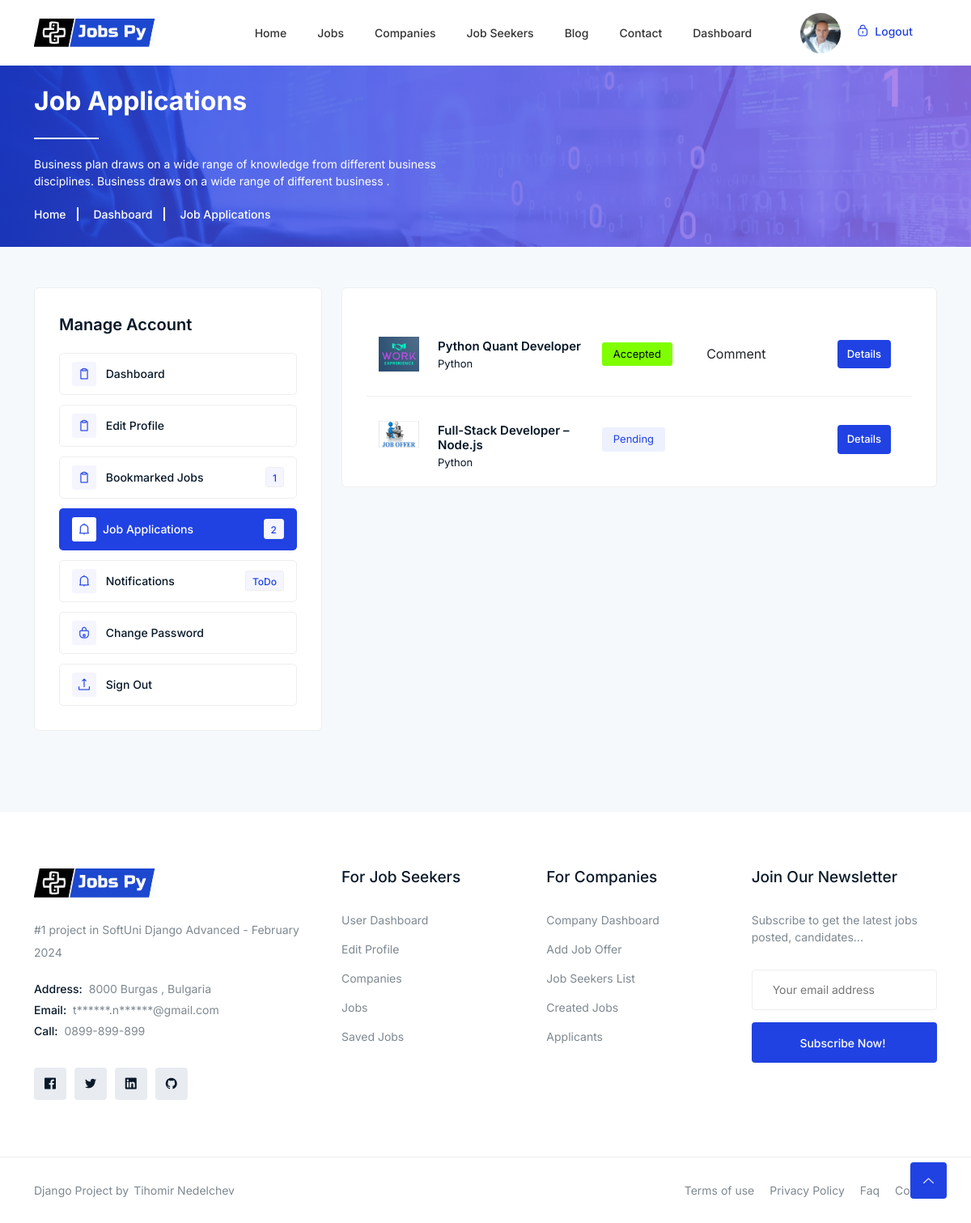
/jobseeker/apply-jobs/ (signed in), run on an earlier commit of the app's database.
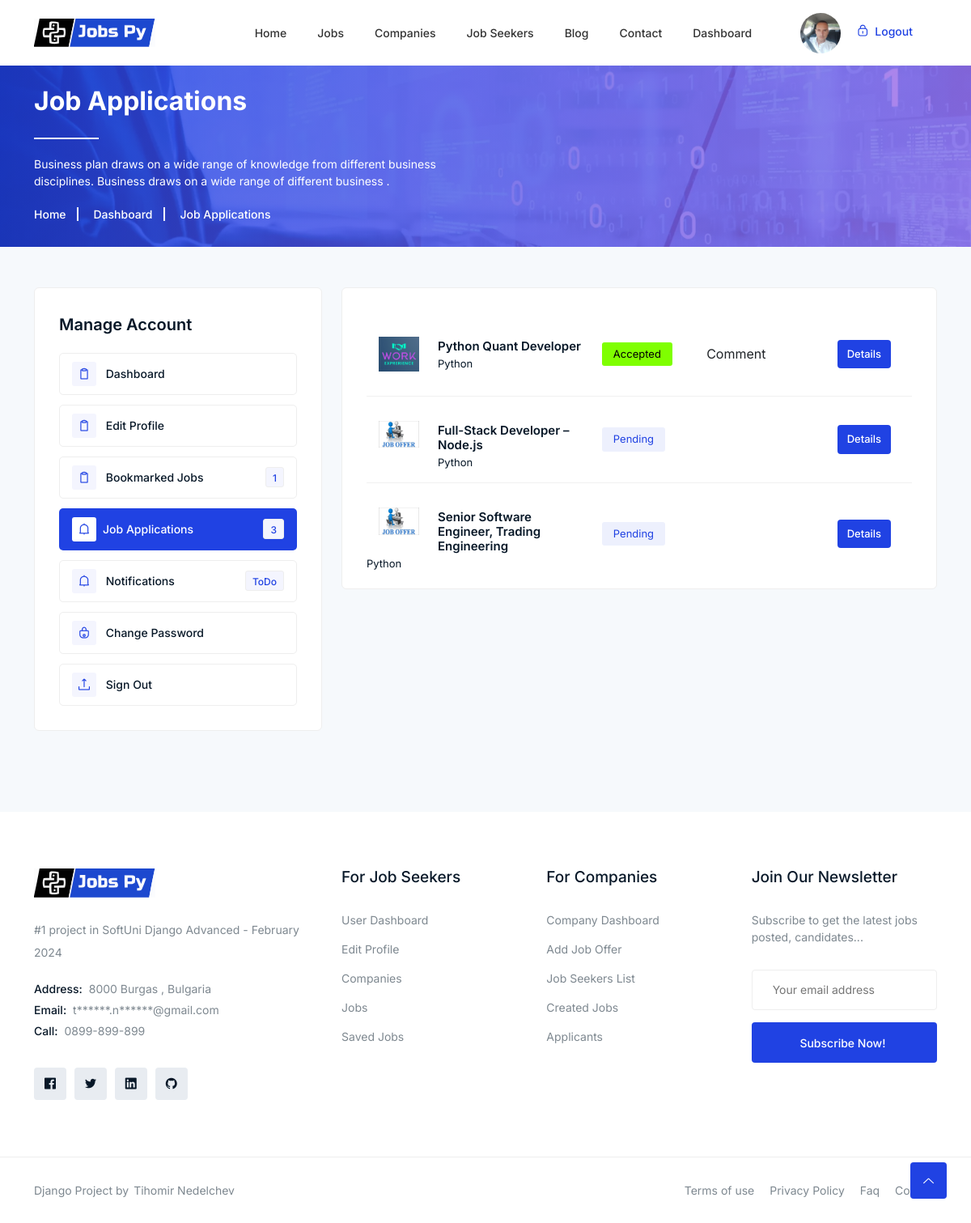
And on a later commit of the database.
### jobsPy/accounts/models.py (models this page shows)
class Account(AbstractBaseUser, PermissionsMixin):
    username = None
    ROLE_CHOICES = (
        ('jobseeker', 'Job Seeker'),
        ('company', 'Company'),
    )
    role = models.CharField(max_length=10, choices=ROLE_CHOICES)
    date_joined = models.DateTimeField(auto_now_add=True)
    last_login = models.DateTimeField(auto_now_add=True)
    email = models.EmailField(max_length=100, unique=True, null=False, blank=False)
    USERNAME_FIELD = 'email'
    EMAIL_FIELD = 'email'
    REQUIRED_FIELDS = []
    objects = AccountModel()
    is_staff = models.BooleanField(default=False)

### jobsPy/jobseekers/models.py (models this page shows)
class JobSeeker(models.Model):
    user = models.OneToOneField(UserModel, on_delete=models.CASCADE, primary_key=True)
    first_name = models.CharField(max_length=50, blank=False, null=False)
    last_name = models.CharField(max_length=50, blank=False, null=False)
    city = models.CharField(max_length=50, blank=False, null=False)
    nationality = models.CharField(max_length=50, blank=False, null=False)
    occupation = models.CharField(max_length=50, blank=False, null=False)
    seniority = models.ForeignKey(Seniority, on_delete=models.SET_NULL, blank=True, null=True)
    website = models.URLField(max_length=70, blank=True, null=True)
    linkedin = models.URLField(blank=False, null=False, max_length=50)
    facebook = models.URLField(blank=False, null=False, max_length=50)
    github = models.URLField(blank=False, null=False, max_length=50)
    about = RichTextField(blank=False, null=False)
    phone_number = models.CharField(max_length=50, blank=True, null=True)
    profile_picture = models.ImageField(
        blank=True, null=True, upload_to='images/profile')
    gender = models.CharField(blank=False, null=False,
                              choices=GENDER_TYPE, max_length=1)
    marital_status = models.CharField(blank=False, null=False, max_length=20, choices=MARITAL_STATUS)
    skills = models.ManyToManyField(Skills, related_name="skills")
    activated = models.BooleanField(default=False)
    @property
    def get_user_all_applicant(self):
        return Applicant.objects.filter(user=self.user).count()

### jobsPy/jobs/models.py (models this page shows, shortened)
class Applicant(models.Model):
    user = models.ForeignKey(UserModel, on_delete=models.CASCADE)
    job = models.ForeignKey(Job, on_delete=models.CASCADE, related_name="applicants")
    created_at = models.DateTimeField(auto_now_add=True)
    comment = models.TextField(blank=True, null=True)
    status = models.SmallIntegerField(default=1)
    class Meta:
        ordering = ["id"]
        unique_together = ["user", "job"]
    @property
    def get_status(self):
        if self.status == 1:
            return "Pending"
        elif self.status == 2:
            return "Accepted"
        else:
            return "Rejected"

class Job(models.Model):
    user = models.ForeignKey(UserModel,  on_delete=models.CASCADE)
    title = models.CharField(max_length=300)
    slug = models.SlugField(allow_unicode=True, max_length=100, unique=True)
    category = models.ForeignKey(Category,  on_delete=models.CASCADE)
    seniority = models.ForeignKey(Seniority, on_delete=models.SET_NULL, blank=True, null=True)
    description = RichTextField(null=False, blank=False)
    responsibilities = RichTextField(null=False, blank=False)
    benefits = RichTextField(null=True, blank=True)
    job_image = models.ImageField(null=True, blank=True, upload_to="jobs/image", default="images/default/default.jpg")
    vacancy = models.IntegerField(null=True, blank=True)
    location = models.CharField(max_length=300,)
    job_type = models.CharField(choices=JOB_TYPE, max_length=10)
    salary = models.CharField(max_length=30, blank=True)
    deadline = models.DateField()
    is_published = models.BooleanField(default=True)
    created_at = models.DateTimeField(auto_now_add=True)
    modified_at = models.DateTimeField(auto_now=True)
    needed_skills = models.ManyToManyField(Skills, related_name="needed_skills")

class Category(models.Model):
    name = models.CharField(max_length=255)
    slug = models.SlugField(allow_unicode=True, max_length=100, unique=True)
    description = models.TextField(max_length=300, blank=True, null=True)
    created_at = models.DateTimeField(auto_now_add=True)
    modified_at = models.DateTimeField(auto_now=True)
    def __str__(self):
        return self.name

class FavoriteJob(models.Model):
    user = models.ForeignKey(UserModel, on_delete=models.CASCADE)
    job = models.ForeignKey(Job, on_delete=models.CASCADE)
    created_at = models.DateTimeField(auto_now_add=True)
    class Meta:
        unique_together = ('user', 'job')  # Ensure a job can be favorited only once per user

### jobsPy/jobseekers/views.py (the view)
# urls.py: path("apply-jobs/", ApplyJobs.as_view(), name="jobs-apply"),
class ApplyJobs(LoginRequiredMixin, JobSeekerRequiredMixin, ListView):
    template_name = "job_seekers/apply-jobs.html"
    def get_queryset(self):
        return Applicant.objects.filter(user_id=self.request.user.pk).all()

### jobsPy/core/accounts_mixins.py (called while the page is built)
    def dispatch(self, request, *args, **kwargs):
        if request.user.is_authenticated and request.user.role == "jobseeker":
            return super().dispatch(request, *args, **kwargs)
        else:
            return render(request, '403.html', status=403)

### templates/job_seekers/apply-jobs.html (shortened to what this page needs)
{% extends 'base.html' %}
{% block main_content %}
    <div class="breadcrumbs overlay">
        <div class="container">
            <div class="row">
                <div class="col-12">
                    <div class="breadcrumbs-content">
                        <h1 class="page-title">Job Applications</h1>
                        <p>Business plan draws on a wide range of knowledge from different business<br> disciplines.
                            Business draws on a wide range of different business .</p>
                    </div>
                    <ul class="breadcrumb-nav">
                        <li><a href="{% url 'index' %}">Home</a></li>
                        <li><a href="{% url 'job seeker dashboard' %}">Dashboard</a></li>
                        <li>Job Applications </li>
                    </ul>
                </div>
            </div>
        </div>
    </div>
    <div class="bookmarked section">
        <div class="container">
            <div class="alerts-inner">
                <div class="row">
{% include 'job_seekers/job_seeker_menu.html' %}
                    <div class="col-lg-8 col-12">
                        <div class="job-items">
                            {% for obj in object_list %}
                            <div class="manage-content">
                                <div class="row align-items-center justify-content-center">
                                    <div class="col-lg-5 col-md-5 col-12">
                                        <div class="title-img">
                                            <div class="can-img">
                                                <img src="{{ obj.job.job_image.url }}" alt="#">
                                            </div>
                                            <h3>{{ obj.job.title }}<span>{{ obj.job.category}}</span></h3>
                                        </div>
                                    </div>
                                    <div class="col-lg-2 col-md-2 col-12">
                                        <p><span class="time {% if obj.status == 3 %}rejected{% elif obj.status == 2 %}apply{% endif %}">{{ obj.get_status }}</span></p>
                                    </div>
                                    <div class="col-lg-3 col-md-3 col-12">
                                        {% if obj.comment|length > 0 %}
                                      <a data-toggle="modal" data-target="#exampleModalCenter" href="{% url 'job_details' obj.job.pk %}" class="btn">Comment</a>
                                        {% endif %}
                                    </div>
                                    <div class="col-lg-2 col-md-2 col-12">
                                        <div class="button">
                                            <a href="{% url 'job_details' obj.job.pk %}" class="btn">Details</a>
                                        </div>
                                    </div>
                                </div>
                            </div>
                            {% endfor %}
                        </div>
                    </div>
                </div>
            </div>
        </div>
    </div>
{% endblock %}

### templates/base.html (shortened to what the changed rows need)
{% load static %}
{% load socialaccount %}
<!DOCTYPE html>
<html class="no-js" lang="zxx">
<head>
    <link rel="stylesheet" href="{% static '/css/bootstrap.min.css' %}" />
    <link rel="stylesheet" href="{% static '/css/LineIcons.2.0.css' %}" />
    <link rel="stylesheet" href="{% static '/css/animate.css' %}" />
    <link rel="stylesheet" href="{% static '/css/tiny-slider.css' %}" />
    <link rel="stylesheet" href="{% static '/css/glightbox.min.css' %}" />
    <link rel="stylesheet" href="{% static '/css/main.css' %}" />
    <link rel="stylesheet" href="{% static '/css/flaticon.css' %}" />
</head>
<body>
    <header class="header style4">
        <div class="navbar-area">
            <div class="container">
                <div class="row align-items-center">
                    <div class="col-lg-12">
                        <nav class="navbar navbar-expand-lg">
                            <div class="button">
                                {% if user.is_authenticated %}
                                {% if user.company.image %}
                                    <a href="{% url 'login_redirect_dashboard' %} "><img class="user-profile-small" src="{{ user.company.image.url }}" alt="Logo"></a>
                                {% elif user.jobseeker.profile_picture %}
                                    <a href="{% url 'login_redirect_dashboard' %} "><img class="user-profile-small" src="{{ user.jobseeker.profile_picture.url }}" alt="Logo"></a>
                                {% endif %}
                                {% else %}
                                <a href="{% url 'login' %}"   class="login"><i
                                        class="lni lni-lock-alt"></i> Login</a>
                                <a href="{% url 'registration' %}"  class="btn">Sign Up</a>
                                {% endif %}
                            </div>
                        </nav>
                    </div>
                </div>
            </div>
        </div>
    </header>
{% block main_content %}
{% endblock %}
</body>
</html>

### templates/job_seekers/job_seeker_menu.html (shortened to what this page needs)
                    <div class="col-lg-4 col-12">
                        <div class="dashbord-sidebar">
                            <ul>
                                <li class="heading">Manage Account</li>
                                <li><a class="{% if request.resolver_match.url_name == 'job seeker dashboard' %}active{% endif %}"  href="{% url 'job seeker dashboard' %}"><i class="lni lni-clipboard"></i> Dashboard</a></li>
                                <li><a class="{% if request.resolver_match.url_name == 'edit-profile' %}active{% endif %}"  href="{% url 'edit-profile' user.jobseeker.pk %}"><i class="lni lni-clipboard"></i> Edit Profile </a></li>
                                <li><a class=""  href="{% url 'favourite_jobs' %}"><i class="lni lni-clipboard"></i> Bookmarked Jobs <span class="notifi">{{ user.favoritejob_set.all|length}}</span></a></li>
                                <li><a class="{% if request.resolver_match.url_name == 'jobs-apply' %}active{% endif %}" href="{% url 'jobs-apply' %}"><i class="lni lni-alarm"></i>Job Applications <span class="notifi">{{ user.jobseeker.get_user_all_applicant}}</span></a></li>
                                <li><a  href="#"><i class="lni lni-alarm"></i> Notifications <span class="notifi">ToDo</span></a></li>
                                <li><a class="{% if request.resolver_match.url_name == 'change-password' %}active{% endif %}" href="{% url 'change-password' %}"><i class="lni lni-lock"></i> Change Password</a></li>
                                <li><a href="{% url 'sing-out' %}"><i class="lni lni-upload"></i> Sign Out</a></li>
                            </ul>
                        </div>
                    </div>

What changed in the data, as far as the page shows it:
changed Account id 1: jobseeker.get_user_all_applicant "2" → "3"
added Applicant: job.job_image (placeholder picture), job "Senior Software Engineer, Trading Engineering", job.category "Python", get_status "Pending"
